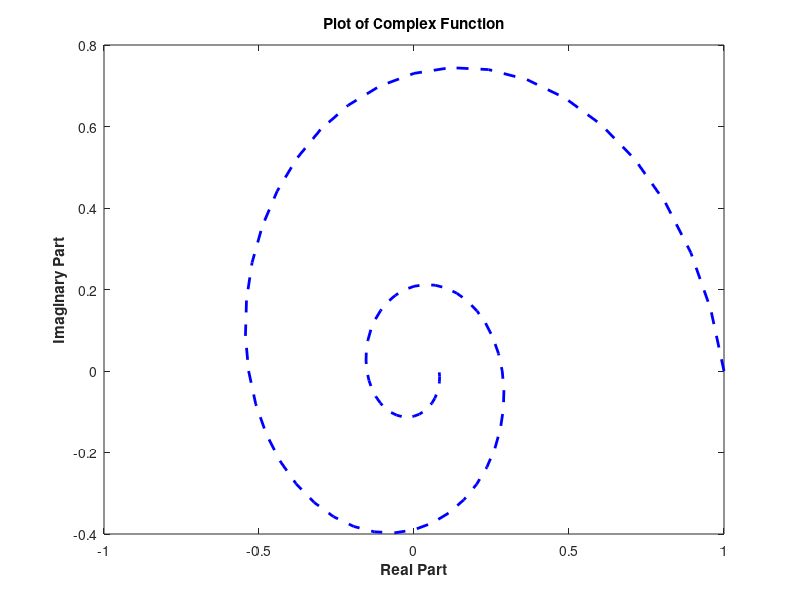

Recreate this plot in MATLAB.
% The real part of the function can be plotted versus the imaginary
% part. If a single complex argument is supplied to the plot function, it automatically generates a plot of the real part versus the imaginary part. 
% The statements to generate this plot are shown in the following

t = 0:pi/20:4*pi;
y = exp(-0.2*t).*(cos(t)+i*sin(t));
plot(y,'b--','LineWidth',2);
title('\bfPlot of Complex Function');
xlabel('\bfReal Part');
ylabel('\bfImaginary Part');

print -djpeg complexfunc.jpeg